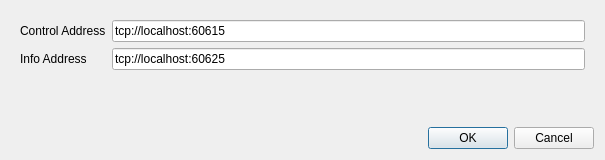
<?xml version="1.0" encoding="UTF-8"?>
<ui version="4.0">
 <class>Dialog</class>
 <widget class="QDialog" name="Dialog">
  <property name="geometry">
   <rect>
    <x>0</x>
    <y>0</y>
    <width>605</width>
    <height>160</height>
   </rect>
  </property>
  <property name="windowTitle">
   <string>Dialog</string>
  </property>
  <layout class="QVBoxLayout" name="verticalLayout">
   <item>
    <widget class="QWidget" name="widget" native="true">
     <layout class="QFormLayout" name="formLayout">
      <item row="1" column="1">
       <widget class="QLineEdit" name="control_address">
        <property name="minimumSize">
         <size>
          <width>350</width>
          <height>0</height>
         </size>
        </property>
        <property name="text">
         <string>tcp://localhost:60615</string>
        </property>
       </widget>
      </item>
      <item row="3" column="1">
       <widget class="QLineEdit" name="info_address">
        <property name="minimumSize">
         <size>
          <width>350</width>
          <height>0</height>
         </size>
        </property>
        <property name="text">
         <string>tcp://localhost:60625</string>
        </property>
       </widget>
      </item>
      <item row="3" column="0">
       <widget class="QLabel" name="label_2">
        <property name="text">
         <string>Info Address</string>
        </property>
       </widget>
      </item>
      <item row="1" column="0">
       <widget class="QLabel" name="label">
        <property name="text">
         <string>Control Address</string>
        </property>
       </widget>
      </item>
     </layout>
    </widget>
   </item>
   <item>
    <widget class="QDialogButtonBox" name="buttonBox">
     <property name="orientation">
      <enum>Qt::Horizontal</enum>
     </property>
     <property name="standardButtons">
      <set>QDialogButtonBox::Cancel|QDialogButtonBox::Ok</set>
     </property>
    </widget>
   </item>
  </layout>
 </widget>
 <resources/>
 <connections>
  <connection>
   <sender>buttonBox</sender>
   <signal>accepted()</signal>
   <receiver>Dialog</receiver>
   <slot>accept()</slot>
   <hints>
    <hint type="sourcelabel">
     <x>248</x>
     <y>254</y>
    </hint>
    <hint type="destinationlabel">
     <x>157</x>
     <y>274</y>
    </hint>
   </hints>
  </connection>
  <connection>
   <sender>buttonBox</sender>
   <signal>rejected()</signal>
   <receiver>Dialog</receiver>
   <slot>reject()</slot>
   <hints>
    <hint type="sourcelabel">
     <x>316</x>
     <y>260</y>
    </hint>
    <hint type="destinationlabel">
     <x>286</x>
     <y>274</y>
    </hint>
   </hints>
  </connection>
 </connections>
</ui>
